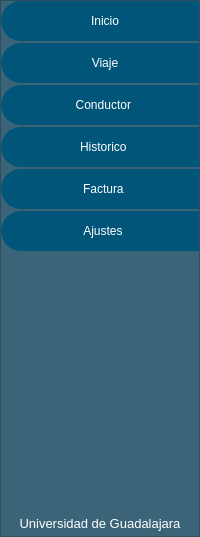
        <widget class="QFrame" name="frame_menu">
         <property name="minimumSize">
          <size>
           <width>200</width>
           <height>0</height>
          </size>
         </property>
         <property name="maximumSize">
          <size>
           <width>0</width>
           <height>16777215</height>
          </size>
         </property>
         <property name="styleSheet">
          <string notr="true">QFrame{
background-color: rgb(60, 100, 120);
}
QPushButton{
background-color: rgb(0, 85, 120);
border-top-left-radius:20px;
border-bottom-left-radius:20px;
font: 75 12pt &quot;Arial Narrow&quot;;

}
QPushButton:hover{
	background-color: rgb(50, 84, 100);
border-top-left-radius:20px;
border-bottom-left-radius:20px;
font: 75 12pt &quot;Arial Narrow&quot;;
}</string>
         </property>
         <property name="frameShape">
          <enum>QFrame::StyledPanel</enum>
         </property>
         <property name="frameShadow">
          <enum>QFrame::Raised</enum>
         </property>
         <layout class="QVBoxLayout" name="verticalLayout_3">
          <property name="spacing">
           <number>2</number>
          </property>
          <property name="leftMargin">
           <number>0</number>
          </property>
          <property name="topMargin">
           <number>0</number>
          </property>
          <property name="rightMargin">
           <number>0</number>
          </property>
          <property name="bottomMargin">
           <number>5</number>
          </property>
          <item>
           <widget class="QPushButton" name="btn_inicio">
            <property name="minimumSize">
             <size>
              <width>0</width>
              <height>40</height>
             </size>
            </property>
            <property name="maximumSize">
             <size>
              <width>16777215</width>
              <height>40</height>
             </size>
            </property>
            <property name="layoutDirection">
             <enum>Qt::LeftToRight</enum>
            </property>
            <property name="autoFillBackground">
             <bool>false</bool>
            </property>
            <property name="styleSheet">
             <string notr="true">color: rgb(255, 255, 255);</string>
            </property>
            <property name="text">
             <string notr="true">   Inicio</string>
            </property>
            <property name="icon">
             <iconset>
              <normaloff>images/845022.png</normaloff>images/845022.png</iconset>
            </property>
            <property name="iconSize">
             <size>
              <width>30</width>
              <height>30</height>
             </size>
            </property>
            <property name="checkable">
             <bool>false</bool>
            </property>
            <property name="checked">
             <bool>false</bool>
            </property>
            <property name="autoExclusive">
             <bool>false</bool>
            </property>
            <property name="autoDefault">
             <bool>false</bool>
            </property>
            <property name="default">
             <bool>false</bool>
            </property>
            <property name="flat">
             <bool>false</bool>
            </property>
           </widget>
          </item>
          <item>
           <widget class="QPushButton" name="btn_viajes">
            <property name="minimumSize">
             <size>
              <width>0</width>
              <height>40</height>
             </size>
            </property>
            <property name="maximumSize">
             <size>
              <width>16777215</width>
              <height>40</height>
             </size>
            </property>
            <property name="styleSheet">
             <string notr="true">color: rgb(255, 255, 255);</string>
            </property>
            <property name="text">
             <string>   Viaje</string>
            </property>
            <property name="icon">
             <iconset>
              <normaloff>images/carro-familiar.png</normaloff>images/carro-familiar.png</iconset>
            </property>
            <property name="iconSize">
             <size>
              <width>30</width>
              <height>30</height>
             </size>
            </property>
            <property name="checkable">
             <bool>false</bool>
            </property>
            <property name="checked">
             <bool>false</bool>
            </property>
            <property name="autoExclusive">
             <bool>false</bool>
            </property>
           </widget>
          </item>
          <item>
           <widget class="QPushButton" name="btn_conductor">
            <property name="minimumSize">
             <size>
              <width>0</width>
              <height>40</height>
             </size>
            </property>
            <property name="maximumSize">
             <size>
              <width>16777215</width>
              <height>40</height>
             </size>
            </property>
            <property name="styleSheet">
             <string notr="true">color: rgb(255, 255, 255);</string>
            </property>
            <property name="text">
             <string>  Conductor</string>
            </property>
            <property name="icon">
             <iconset>
              <normaloff>images/conductor (1).png</normaloff>images/conductor (1).png</iconset>
            </property>
            <property name="iconSize">
             <size>
              <width>30</width>
              <height>30</height>
             </size>
            </property>
            <property name="checkable">
             <bool>false</bool>
            </property>
            <property name="autoExclusive">
             <bool>false</bool>
            </property>
           </widget>
          </item>
          <item>
           <widget class="QPushButton" name="btn_historico">
            <property name="minimumSize">
             <size>
              <width>0</width>
              <height>40</height>
             </size>
            </property>
            <property name="maximumSize">
             <size>
              <width>16777215</width>
              <height>40</height>
             </size>
            </property>
            <property name="styleSheet">
             <string notr="true">color: rgb(255, 255, 255);</string>
            </property>
            <property name="text">
             <string>  Historico</string>
            </property>
            <property name="icon">
             <iconset>
              <normaloff>images/1584786.png</normaloff>images/1584786.png</iconset>
            </property>
            <property name="iconSize">
             <size>
              <width>30</width>
              <height>30</height>
             </size>
            </property>
            <property name="checkable">
             <bool>false</bool>
            </property>
            <property name="autoExclusive">
             <bool>false</bool>
            </property>
           </widget>
          </item>
          <item>
           <widget class="QPushButton" name="btn_factura">
            <property name="minimumSize">
             <size>
              <width>0</width>
              <height>40</height>
             </size>
            </property>
            <property name="maximumSize">
             <size>
              <width>16777215</width>
              <height>40</height>
             </size>
            </property>
            <property name="styleSheet">
             <string notr="true">color: rgb(255, 255, 255);</string>
            </property>
            <property name="text">
             <string>  Factura</string>
            </property>
            <property name="icon">
             <iconset>
              <normaloff>images/679769 (1).png</normaloff>images/679769 (1).png</iconset>
            </property>
            <property name="iconSize">
             <size>
              <width>30</width>
              <height>30</height>
             </size>
            </property>
            <property name="checkable">
             <bool>false</bool>
            </property>
            <property name="autoExclusive">
             <bool>false</bool>
            </property>
           </widget>
          </item>
          <item>
           <widget class="QPushButton" name="btn_ajustes">
            <property name="minimumSize">
             <size>
              <width>0</width>
              <height>40</height>
             </size>
            </property>
            <property name="maximumSize">
             <size>
              <width>16777215</width>
              <height>40</height>
             </size>
            </property>
            <property name="styleSheet">
             <string notr="true">color: rgb(255, 255, 255);</string>
            </property>
            <property name="text">
             <string>  Ajustes</string>
            </property>
            <property name="icon">
             <iconset>
              <normaloff>images/1077198.png</normaloff>images/1077198.png</iconset>
            </property>
            <property name="iconSize">
             <size>
              <width>30</width>
              <height>30</height>
             </size>
            </property>
            <property name="checkable">
             <bool>false</bool>
            </property>
            <property name="autoExclusive">
             <bool>false</bool>
            </property>
           </widget>
          </item>
          <item>
           <spacer name="verticalSpacer">
            <property name="orientation">
             <enum>Qt::Vertical</enum>
            </property>
            <property name="sizeHint" stdset="0">
             <size>
              <width>20</width>
              <height>263</height>
             </size>
            </property>
           </spacer>
          </item>
          <item>
           <widget class="QLabel" name="label">
            <property name="font">
             <font>
              <pointsize>10</pointsize>
              <weight>50</weight>
              <italic>false</italic>
              <bold>false</bold>
             </font>
            </property>
            <property name="styleSheet">
             <string notr="true">color: rgb(255, 255, 255);</string>
            </property>
            <property name="text">
             <string>Universidad de Guadalajara</string>
            </property>
            <property name="alignment">
             <set>Qt::AlignCenter</set>
            </property>
           </widget>
          </item>
         </layout>
        </widget>
